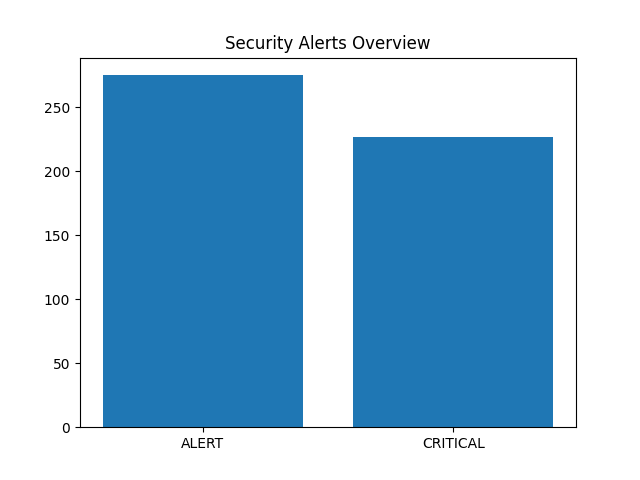

The script that saved this image:
import matplotlib.pyplot as plt

with open("alerts.txt") as f:
    alerts = f.readlines()

types = {"ALERT":0, "CRITICAL":0}
for alert in alerts:
    if "CRITICAL" in alert:
        types["CRITICAL"] +=1
    else:
        types["ALERT"] +=1

plt.bar(types.keys(), types.values())
plt.title("Security Alerts Overview")
plt.savefig("dashboard.png")
plt.show()

